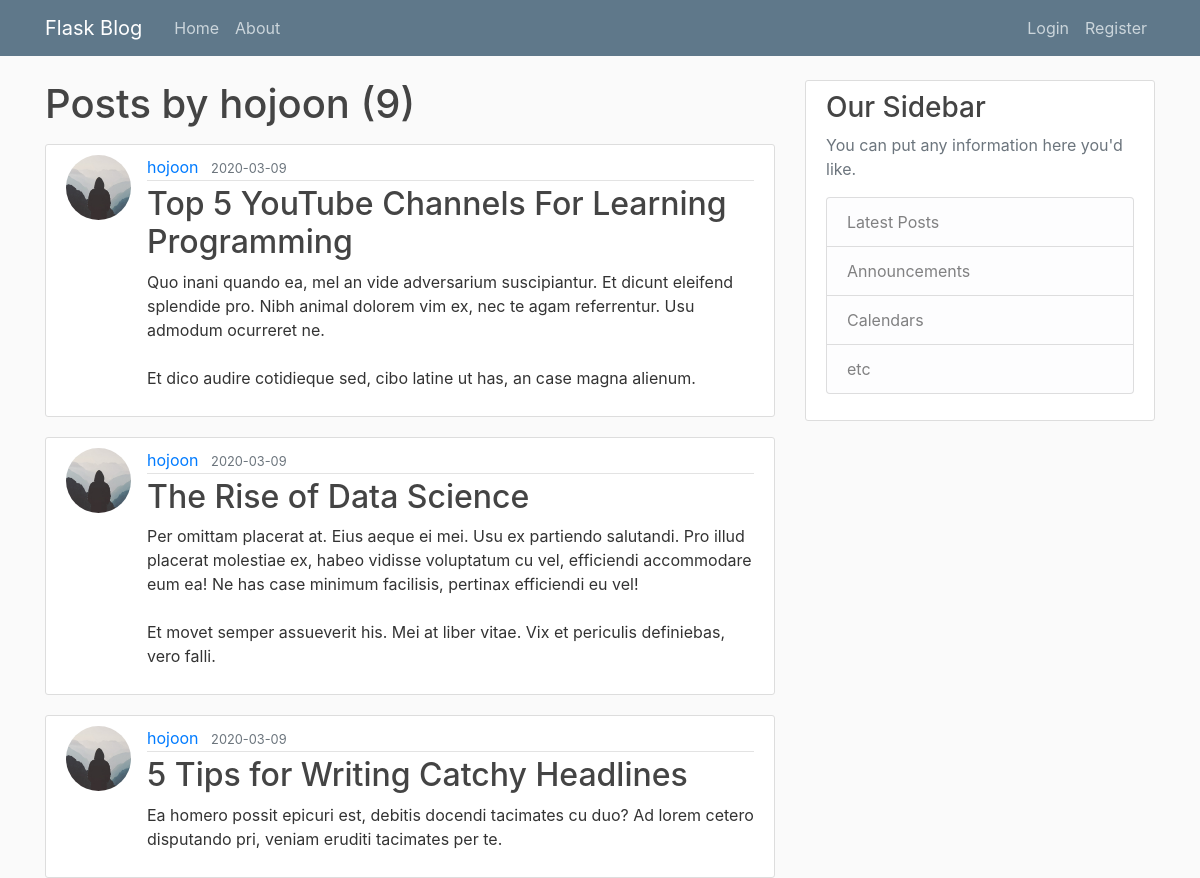
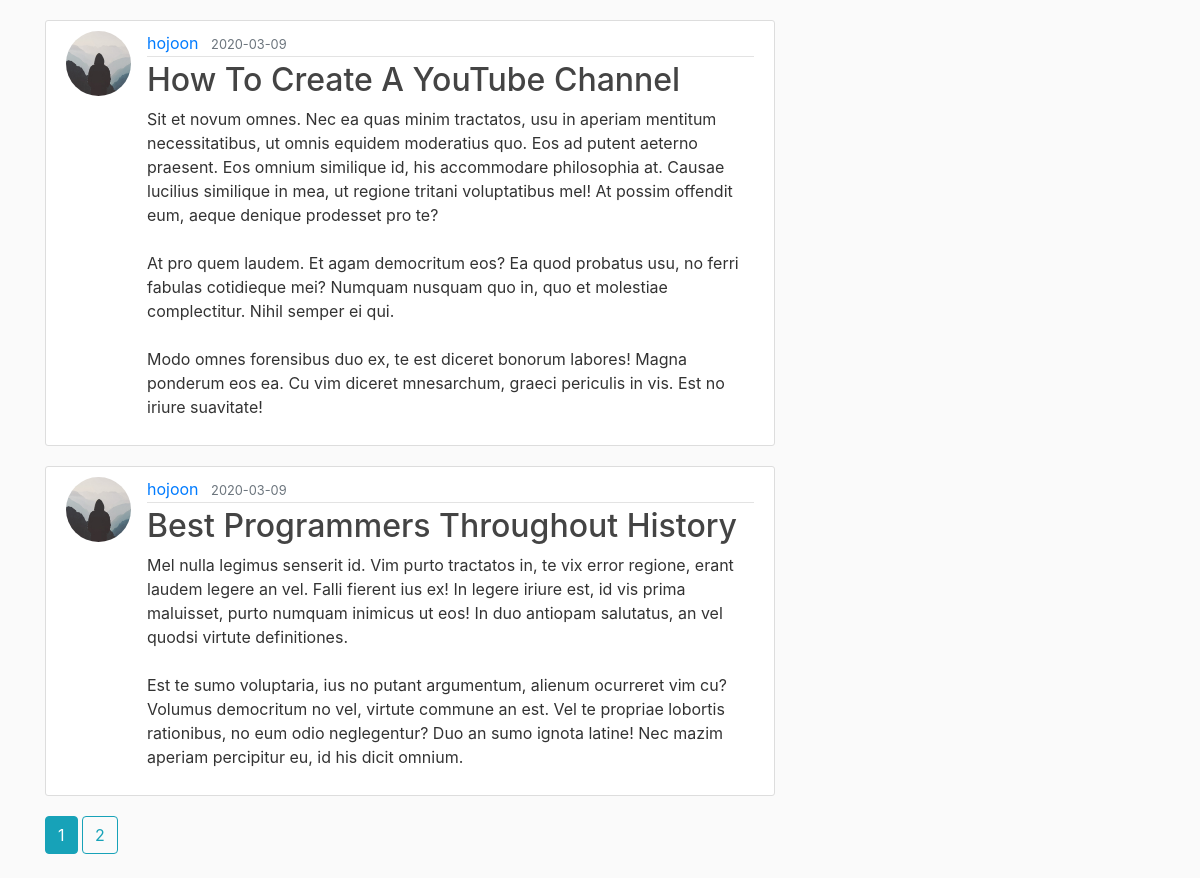
The app's page /user/hojoon with its own data (2 pictures, top to bottom).
### flaskblog/models.py (models this page shows, shortened)
class User(db.Model, UserMixin):
    id = db.Column(db.Integer, primary_key=True)
    username = db.Column(db.String(20), unique=True, nullable=False)
    email = db.Column(db.String(120), unique=True, nullable=False)
    image_file = db.Column(db.String(20), nullable=False, default='default.jpg')
    password = db.Column(db.String(60), nullable=False)
    posts = db.relationship('Post', backref='author', lazy=True)

class Post(db.Model):
    id = db.Column(db.Integer, primary_key=True)
    title = db.Column(db.String(100), nullable=False)
    date_posted = db.Column(db.DateTime, nullable=False, default=datetime.utcnow)
    content = db.Column(db.Text, nullable=False)
    user_id = db.Column(db.Integer, db.ForeignKey('user.id'), nullable=False)

### flaskblog/routes.py (the view)
@app.route("/user/<string:username>")
def user_posts(username):
    page = request.args.get('page', 1, type=int)
    user = User.query.filter_by(username=username).first_or_404()
    posts = Post.query.filter_by(author=user) \
        .order_by(Post.date_posted.desc()) \
        .paginate(page=page, per_page=5)
    return render_template('user_posts.html', posts=posts, user=user)

### flaskblog/templates/user_posts.html
{% extends "layout.html" %}
{% block content %}
    <h1 class="mb-3">Posts by {{ user.username }} ({{ posts.total }})</h1>
    {% for post in posts.items %}
        <article class="media content-section">
            <img class="rounded-circle article-img" src="{{ url_for('static', filename='profile_pics/' + post.author.image_file) }}">
            <div class="media-body">
                <div class="article-metadata">
                    <a class="mr-2" href="{{ url_for('user_posts', username=post.author.username) }}">{{ post.author.username }}</a>
                    <small class="text-muted">{{ post.date_posted.strftime('%Y-%m-%d') }}</small>
                </div>
                <h2><a class="article-title" href="{{ url_for('post', post_id=post.id) }}">{{ post.title }}</a></h2>
                <p class="article-content">{{ post.content }}</p>
            </div>
        </article>
    {% endfor %}
    {% for page_num in posts.iter_pages(left_edge=1, right_edge=1, left_current=1, right_current=2) %}
        {% if page_num %}
            {% if page_num == posts.page %}
                <a class="btn btn-info mb-4" href="{{ url_for('user_posts', username=user.username, page=page_num) }}">{{ page_num }}</a>
            {% else %}
                <a class="btn btn-outline-info mb-4" href="{{ url_for('user_posts', username=user.username, page=page_num) }}">{{ page_num }}</a>
            {% endif %}
        {% else %}
            ...
        {% endif %}
    {% endfor %}
{% endblock content %}

### flaskblog/templates/layout.html (shortened to what this page needs)
<!DOCTYPE html>
<html>
<head>
    <link rel="stylesheet" href="https://stackpath.bootstrapcdn.com/bootstrap/4.4.1/css/bootstrap.min.css">
    <link rel="stylesheet" type="text/css" href="{{ url_for('static', filename='main.css') }}">
</head>
<body>
<header class="site-header">
    <nav class="navbar navbar-expand-md navbar-dark bg-steel fixed-top">
        <div class="container">
            <a class="navbar-brand mr-4" href="/">Flask Blog</a>
            <div class="collapse navbar-collapse" id="navbarToggle">
                <div class="navbar-nav mr-auto">
                    <a class="nav-item nav-link" href="{{ url_for('home') }}">Home</a>
                    <a class="nav-item nav-link" href="{{ url_for('about') }}">About</a>
                </div>
                <div class="navbar-nav">
                    {% if current_user.is_authenticated %}
                        <a class="nav-item nav-link" href="{{ url_for('new_post') }}">New Post</a>
                        <a class="nav-item nav-link" href="{{ url_for('account') }}">Account</a>
                        <a class="nav-item nav-link" href="{{ url_for('logout') }}">Logout</a>
                    {% else %}
                        <a class="nav-item nav-link" href="{{ url_for('login') }}">Login</a>
                        <a class="nav-item nav-link" href="{{ url_for('register') }}">Register</a>
                    {% endif %}
                </div>
            </div>
        </div>
    </nav>
</header>
<main role="main" class="container">
    <div class="row">
        <div class="col-md-8">
            {% block content %}{% endblock %}
        </div>
        <div class="col-md-4">
            <div class="content-section">
                <h3>Our Sidebar</h3>
                <p class='text-muted'>You can put any information here you'd like.
                <ul class="list-group">
                    <li class="list-group-item list-group-item-light">Latest Posts</li>
                    <li class="list-group-item list-group-item-light">Announcements</li>
                    <li class="list-group-item list-group-item-light">Calendars</li>
                    <li class="list-group-item list-group-item-light">etc</li>
                </ul>
                </p>
            </div>
        </div>
    </div>
</main>
</body>
</html>

### flaskblog/static/main.css (style rules this page uses)
body { background: #fafafa; color: #333333; margin-top: 5rem; }
h1, h2, h3, h4, h5, h6 { color: #444444; }
.bg-steel { background-color: #5f788a; }
.site-header .navbar-nav .nav-link { color: #cbd5db; }
.content-section { background: #ffffff; padding: 10px 20px; border: 1px solid #dddddd; border-radius: 3px; margin-bottom: 20px; }
.article-title { color: #444444; }
.article-content { white-space: pre-line; }
.article-img { height: 65px; width: 65px; margin-right: 16px; }
.article-metadata { padding-bottom: 1px; margin-bottom: 4px; border-bottom: 1px solid #e3e3e3 }

### records on screen
User: username "hojoon"
Post: image_file (placeholder picture), author.username "hojoon", date_posted "2020-03-09", title "Top 5 YouTube Channels For Learning Programming", content "Quo inani quando ea, mel an vide adversarium suscipiantur. Et dicunt eleifend splendide pro. Nibh animal dolorem vim ex, nec te agam referrentur. Usu admodum ocurreret ne. Et dico audire cotidieque sed, cibo latine ut has, an case magna alienum."
Post: image_file (placeholder picture), author.username "hojoon", date_posted "2020-03-09", title "The Rise of Data Science", content "Per omittam placerat at. Eius aeque ei mei. Usu ex partiendo salutandi. Pro illud placerat molestiae ex, habeo vidisse voluptatum cu vel, efficiendi accommodare eum ea! Ne has case minimum facilisis, pertinax efficiendi eu vel! Et movet semper assueverit his. Mei at liber vitae. Vix et periculis definiebas, vero falli."
Post: image_file (placeholder picture), author.username "hojoon", date_posted "2020-03-09", title "5 Tips for Writing Catchy Headlines", content "Ea homero possit epicuri est, debitis docendi tacimates cu duo? Ad lorem cetero disputando pri, veniam eruditi tacimates per te."
Post: image_file (placeholder picture), author.username "hojoon", date_posted "2020-03-09", title "How To Create A YouTube Channel", content "Sit et novum omnes. Nec ea quas minim tractatos, usu in aperiam mentitum necessitatibus, ut omnis equidem moderatius quo. Eos ad putent aeterno praesent. Eos omnium similique id, his accommodare philosophia at. Causae lucilius similique in mea, ut regione tritani voluptatibus mel! At possim offendit eum, aeque denique prodesset pro te? At pro quem laudem. Et agam democritum eos? Ea quod probatus usu, no ferri fabulas cotidieque mei? Numquam nusquam quo in, quo et molestiae complectitur. Nihil semper ei qui. Modo omnes forensibus duo ex, te est diceret bonorum labores! Magna ponderum eos ea. Cu vim diceret mnesarchum, graeci periculis in vis. Est no iriure suavitate!"
Post: image_file (placeholder picture), author.username "hojoon", date_posted "2020-03-09", title "Best Programmers Throughout History", content "Mel nulla legimus senserit id. Vim purto tractatos in, te vix error regione, erant laudem legere an vel. Falli fierent ius ex! In legere iriure est, id vis prima maluisset, purto numquam inimicus ut eos! In duo antiopam salutatus, an vel quodsi virtute definitiones. Est te sumo voluptaria, ius no putant argumentum, alienum ocurreret vim cu? Volumus democritum no vel, virtute commune an est. Vel te propriae lobortis rationibus, no eum odio neglegentur? Duo an sumo ignota latine! Nec mazim aperiam percipitur eu, id his dicit omnium."

### other values on screen
{{ posts.total }} "9"
{{ page_num }} "1"
{{ page_num }} "2"
